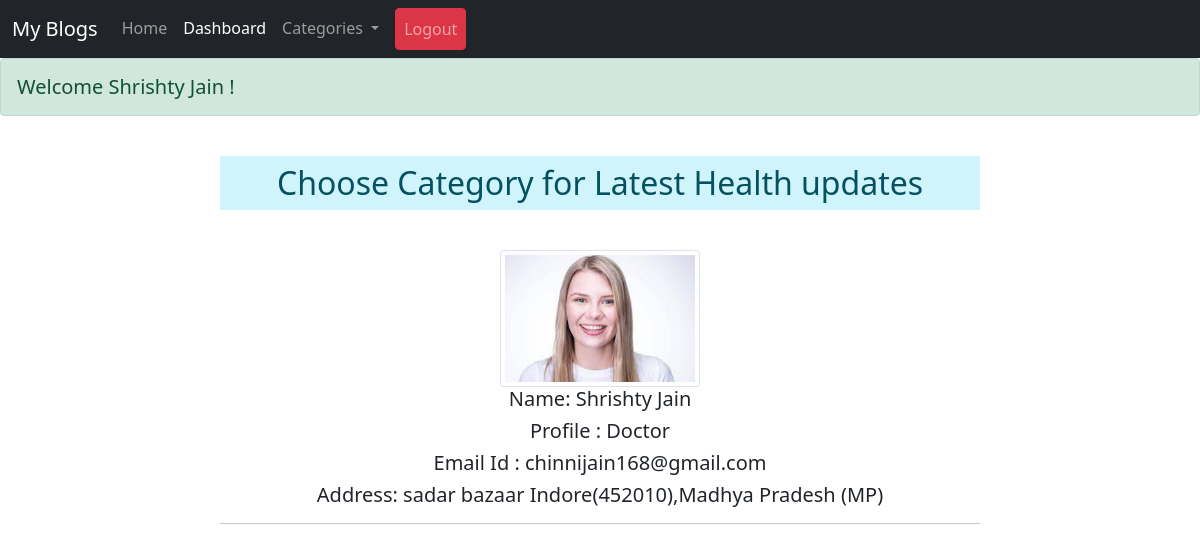
The app's page /userprofile/ (signed in) with its own data.
### core/models.py (models this page shows)
class SignUp(models.Model):
    user = models.OneToOneField(User,on_delete=models.CASCADE)
    user_type = models.CharField(max_length=7)
    locality = models.CharField(max_length=30)
    city = models.CharField(max_length=30)
    state = models.CharField(max_length=30,choices= State_choice)
    pin = models.CharField(  max_length=30)
    profile_image = models.ImageField(upload_to='profileimg',)

### core/views.py (the view)
# urls.py: path('userprofile/',views.userprofilepage,name='userprofile'),
def userprofilepage(request):
    if request.user.is_authenticated:
            us = User.objects.get(username = request.user)
            us1 = SignUp.objects.get(user= request.user)
            return render(request,'core/userprofile.html',{'user':us,'detail':us1,})
    else:
        return redirect('/login/')

### core/templates/core/userprofile.html (shortened to what this page needs)
{% extends 'core/base.html' %}
    {% block content %}
    <nav class="navbar navbar-expand-lg navbar-dark bg-dark">
        <div class="container-fluid">
          <a class="navbar-brand" href="#">My Blogs</a>
          <div class="collapse navbar-collapse" id="navbarSupportedContent">
            <ul class="navbar-nav me-auto mb-2 mb-lg-0">
              <li class="nav-item">
                <a class="nav-link " aria-current="page" target="__blank" href="{% url 'home' %}">Home</a>
              </li>
              <li class="nav-item">
                <a class="nav-link active" href="{% url 'userprofile' %}">Dashboard</a>
              </li>
              <li class="nav-item dropdown">
                <a class="nav-link dropdown-toggle" href="#" id="navbarDropdown" role="button" data-bs-toggle="dropdown" aria-expanded="false">
                  Categories
                </a>
              </li>
              <li class="nav-item">
                <a href="{% url 'logout' %}" class="nav-link btn btn-danger  mx-2"> Logout</a>
              </li>
            </ul>
          </div>
        </div>
      </nav>
      <h5 class="alert alert-success "  role="alert">Welcome {{user.first_name}} {{user.last_name}} !</h5>
  <div class="container-fluid p-4 ">
      <div class="row">
            <div class="col-sm-8 offset-2">
              <h2 class="alert-info text-center mb-3 p-2" >Choose Category for Latest Health updates</h2>
              <div class=" shaded text-center " >
                <img src="{{detail.profile_image.url}}" alt="" , width="200px" height="200px" class="img-thumbnail img-responsive-fluid  mt-4">
                <h5 class="">Name: {{user.first_name}} {{user.last_name}}</h5>
                <h5 class="">Profile : {{detail.user_type}} </h5>
                <h5>Email Id : {{user.email}}</h5>
                <h5>Address: {{detail.locality}} {{detail.city}}({{detail.pin}}),{{detail.state}}</h5>
              </div>
                 <hr class='border-light' />
            </div>
        </div>
  </div>
    {% endblock content %}

### core/static/core/style.css (style rules this page uses)
* { margin: 0; padding: 0; box-sizing: border-box; }

### records on screen
SignUp: profile_image (picture), user_type "Doctor", locality "sadar bazaar", city "Indore", pin "452010", state "Madhya Pradesh (MP)"

### other values on screen
{{ user.first_name }} "Shrishty"
{{ user.last_name }} "Jain"
{{ user.email }} "chinnijain168@gmail.com"
